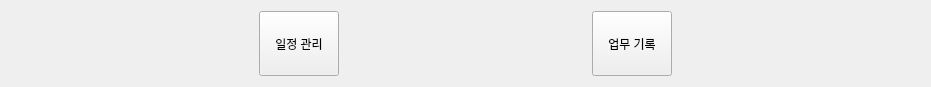
<?xml version="1.0" encoding="UTF-8"?>
<ui version="4.0">
 <class>CReportTopMenuClass</class>
 <widget class="QWidget" name="CReportTopMenuClass">
  <property name="geometry">
   <rect>
    <x>0</x>
    <y>0</y>
    <width>931</width>
    <height>87</height>
   </rect>
  </property>
  <property name="windowTitle">
   <string>CReportTopMenu</string>
  </property>
  <layout class="QHBoxLayout" name="horizontalLayout">
   <item>
    <spacer name="horizontalSpacer">
     <property name="orientation">
      <enum>Qt::Horizontal</enum>
     </property>
     <property name="sizeHint" stdset="0">
      <size>
       <width>40</width>
       <height>20</height>
      </size>
     </property>
    </spacer>
   </item>
   <item>
    <widget class="CReportPushButton" name="pushButton_schedule">
     <property name="sizePolicy">
      <sizepolicy hsizetype="Preferred" vsizetype="Preferred">
       <horstretch>0</horstretch>
       <verstretch>0</verstretch>
      </sizepolicy>
     </property>
     <property name="text">
      <string>일정 관리</string>
     </property>
    </widget>
   </item>
   <item>
    <spacer name="horizontalSpacer_2">
     <property name="orientation">
      <enum>Qt::Horizontal</enum>
     </property>
     <property name="sizeHint" stdset="0">
      <size>
       <width>40</width>
       <height>20</height>
      </size>
     </property>
    </spacer>
   </item>
   <item>
    <widget class="CReportPushButton" name="pushButton_task">
     <property name="sizePolicy">
      <sizepolicy hsizetype="Preferred" vsizetype="Preferred">
       <horstretch>0</horstretch>
       <verstretch>0</verstretch>
      </sizepolicy>
     </property>
     <property name="text">
      <string>업무 기록</string>
     </property>
    </widget>
   </item>
   <item>
    <spacer name="horizontalSpacer_3">
     <property name="orientation">
      <enum>Qt::Horizontal</enum>
     </property>
     <property name="sizeHint" stdset="0">
      <size>
       <width>40</width>
       <height>20</height>
      </size>
     </property>
    </spacer>
   </item>
  </layout>
 </widget>
 <layoutdefault spacing="6" margin="11"/>
 <customwidgets>
  <customwidget>
   <class>CReportPushButton</class>
   <extends>QPushButton</extends>
   <header>common/ReportPushButton.h</header>
  </customwidget>
 </customwidgets>
 <resources/>
 <connections/>
</ui>
